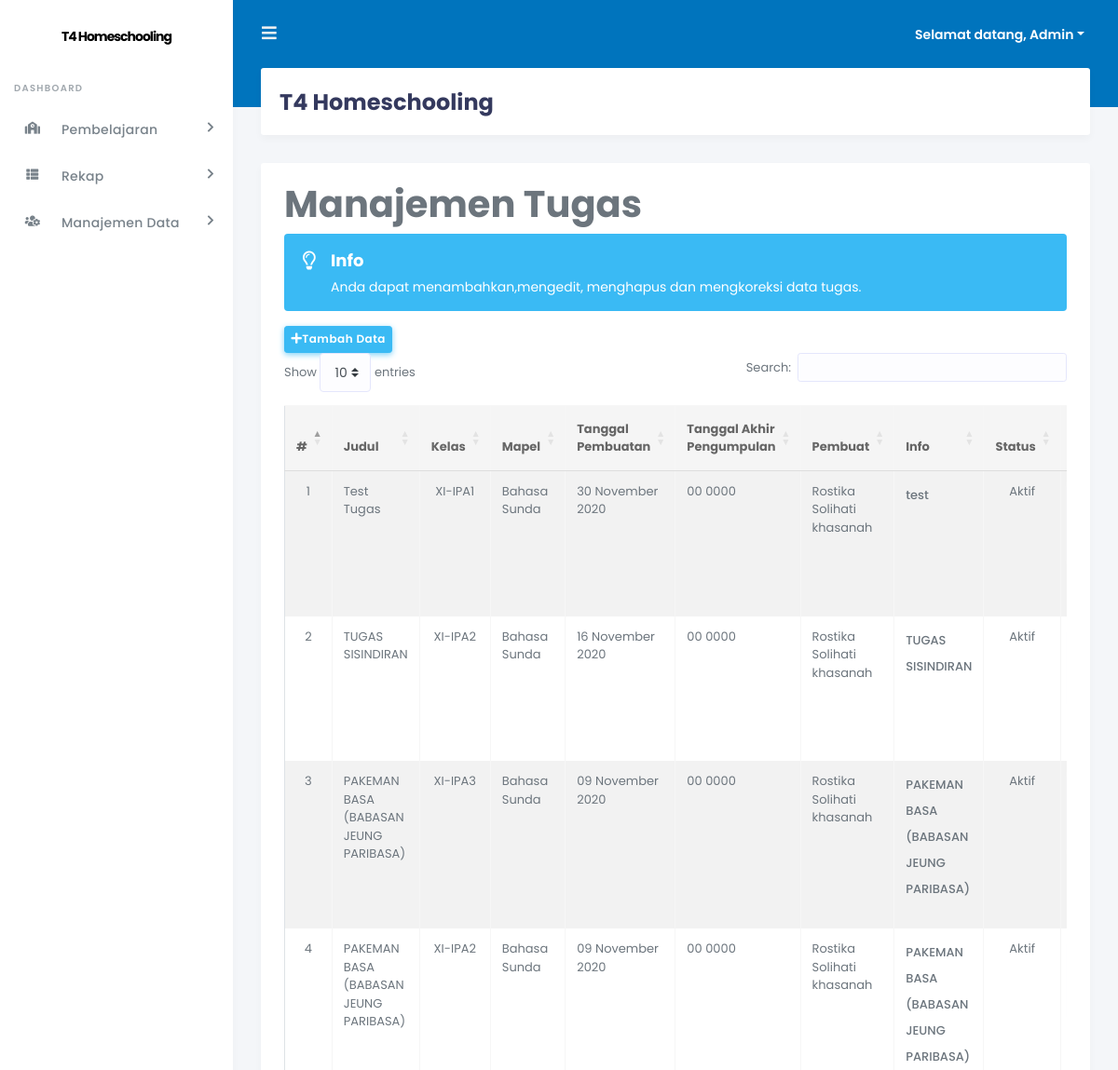
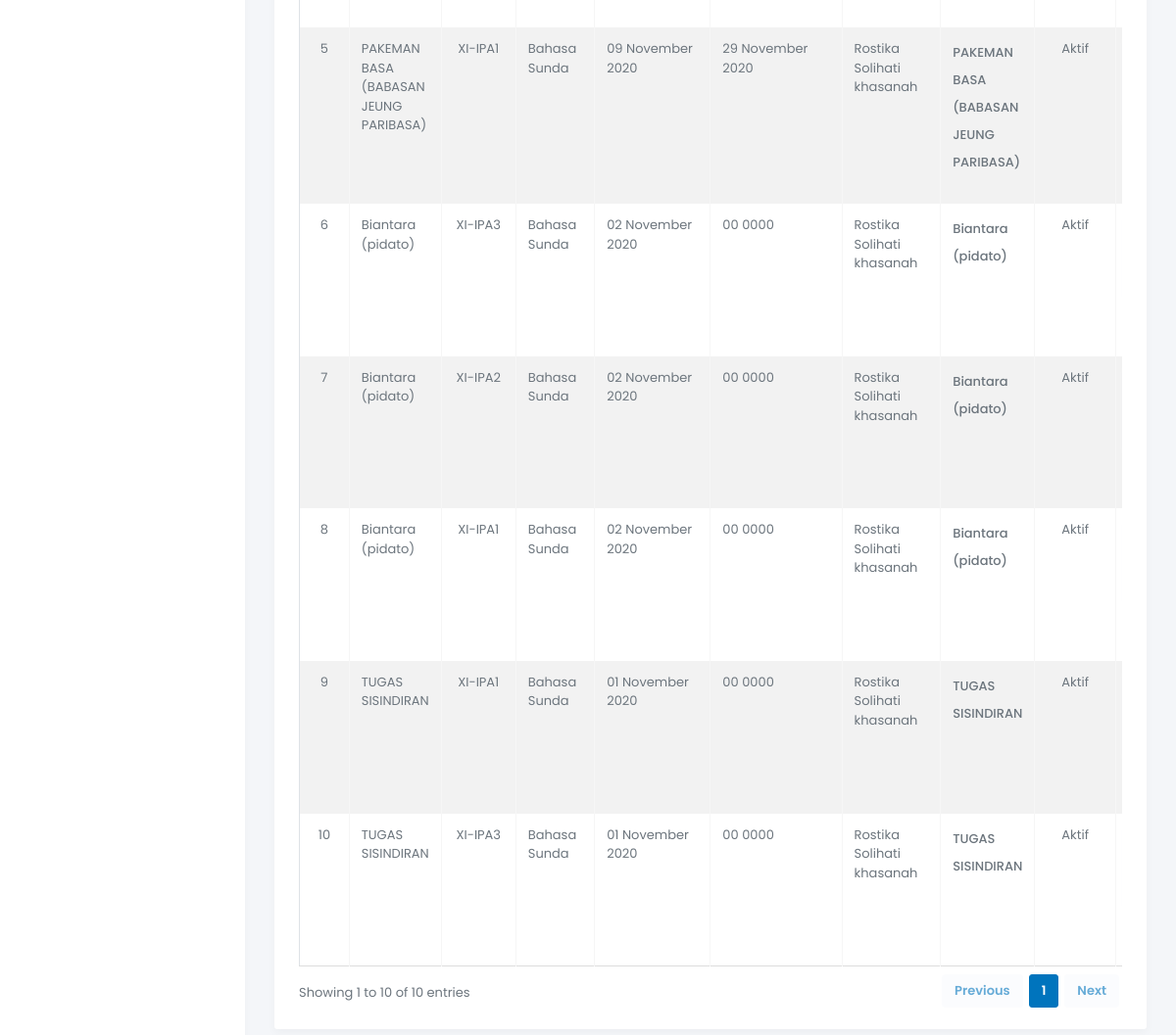
The app's page /admin/index.php?page=tugas (signed in) with its own data (2 pictures, top to bottom).
### tables this page shows
CREATE TABLE `tb_topik_tugas` (
  `id_tu` int(11) NOT NULL,
  `judul` varchar(100) NOT NULL,
  `id_kelas` int(5) NOT NULL,
  `id_mapel` int(5) NOT NULL,
  `tgl_buat` date NOT NULL,
  `pembuat` varchar(10) NOT NULL,
  `tgl_pengumpulan` date NOT NULL,
  `info` varchar(250) NOT NULL,
  `status` enum('aktif','tidak aktif') NOT NULL
);

CREATE TABLE `tb_kelas` (
  `id_kelas` int(11) NOT NULL,
  `nama_kelas` varchar(50) NOT NULL,
  `wali_kelas` int(5) NOT NULL,
  `ketua_kelas` int(5) NOT NULL
);

CREATE TABLE `tb_mapel` (
  `id` int(11) NOT NULL,
  `kode_mapel` varchar(10) NOT NULL,
  `mapel` varchar(100) NOT NULL
);

CREATE TABLE `tb_pengajar` (
  `id_pengajar` int(11) NOT NULL,
  `nip` varchar(20) NOT NULL,
  `nama_lengkap` varchar(50) NOT NULL,
  `tempat_lahir` varchar(20) NOT NULL,
  `tgl_lahir` date NOT NULL,
  `jenis_kelamin` enum('L','P') NOT NULL,
  `alamat` text NOT NULL,
  `foto` varchar(100) NOT NULL,
  `username` varchar(40) NOT NULL,
  `password` varchar(40) NOT NULL,
  `pass` varchar(40) NOT NULL,
  `status` enum('aktif','tidak aktif') NOT NULL
);

### +koneksi.php (called while the page is built, shortened)
<?php
function tgl_indo($tgl) {
	$tanggal = substr($tgl,8,2);
	$bulan = getBulan(substr($tgl,5,2));
	$tahun = substr($tgl,0,4);
	return $tanggal.' '.$bulan.' '.$tahun;
}
function getBulan($bln){
	switch ($bln){
		case 11:
			return "November";
			break;
	}
}
?>

### admin/inc/tugas.php (the view, shortened to what this page needs)
<div class="row">
    <div class="col-md-12">
        <h1 class="page-header">Manajemen Tugas</h1>
    </div>
</div>
<?php
$no = 1;
if (@$_SESSION['admin']) {
    $sql_topik = mysqli_query($db, "SELECT * FROM tb_topik_tugas JOIN tb_kelas ON tb_topik_tugas.id_kelas = tb_kelas.id_kelas JOIN tb_mapel ON tb_topik_tugas.id_mapel = tb_mapel.id ORDER BY tgl_buat DESC") or die($db->error);
}
if (@$_GET['action'] == '') { ?>
    <div class="row">
        <div class="col-md-12">
            <div class="panel panel-default">
              <div class="alert alert-info alert-has-icon">
        <div class="alert-icon"><i class="far fa-lightbulb"></i></div>
        <div class="alert-body">
          <div class="alert-title">Info</div>
          Anda dapat menambahkan,mengedit, menghapus dan mengkoreksi data tugas.
        </div>
        </div>
                <div class="panel-heading"><a href="?page=tugas&action=tambah" class="btn btn-info btn-sm"><i class="fas fa-plus"></i>Tambah Data</a></div>
                <div class="panel-body">
                    <div class="table-responsive">
                        <table class="table table-striped table-bordered table-hover" id="tugas">
                            <thead>
                                <tr>
                                    <th>#</th>
                                    <th>Judul</th>
                                    <th>Kelas</th>
                                    <th>Mapel</th>
                                    <th>Tanggal Pembuatan</th>
                                    <th>Tanggal Akhir Pengumpulan</th>
                                    <?php
                                    if (@$_SESSION['admin']) {
                                        echo "<th>Pembuat</th>";
                                    } ?>
                                    <th>Info</th>
                                    <th>Status</th>
                                    <th>Aksi</th>
                                </tr>
                            </thead>
                            <tbody>
                            <?php
                            if (mysqli_num_rows($sql_topik) > 0) {
                                while ($data_topik = mysqli_fetch_array($sql_topik)) { ?>
                                    <tr>
                                        <td align="center"><?php echo $no++; ?></td>
                                        <td><?php echo $data_topik['judul']; ?></td>
                                        <td align="center"><?php echo $data_topik['nama_kelas']; ?></td>
                                        <td><?php echo $data_topik['mapel']; ?></td>
                                        <td><?php echo tgl_indo($data_topik['tgl_buat']); ?></td>
                                        <td><?php echo tgl_indo($data_topik['tgl_pengumpulan']); ?></td>
                                        <?php
                                        if (@$_SESSION['admin']) {
                                            if ($data_topik['pembuat'] == 'admin') {
                                                echo "<td>Admin</td>";
                                            } else {
                                                $sql1 = mysqli_query($db, "SELECT * FROM tb_pengajar WHERE id_pengajar = '$data_topik[pembuat]'") or die($db->error);
                                                $data1 = mysqli_fetch_array($sql1);
                                                echo "<td>".$data1['nama_lengkap']."</td>";
                                            }
                                        } ?>
                                        <td><?php echo $data_topik['info']; ?></td>
                                        <td align="center"><?php echo ucfirst($data_topik['status']); ?></td>
                                        <td align="center">
                                        </td>
                                    </tr>
                                <?php
                                }
                            } else {
                                echo '<td colspan="9" align="center">Tidak ada data</td>';
                            } ?>
                            </tbody>
                        </table>
                    </div>
                </div>
            </div>
        </div>
    </div>
    <?php
                    } elseif (@$_GET['action'] == 'buatsoal') {
                        include "buat_soal_upload.php";
                    } elseif (@$_GET['action'] == 'daftarsoal') {
                        include "daftar_soal_tugas.php";
                    } elseif (@$_GET['action'] == 'pesertakoreksi') {
                        include "tugas_koreksi.php";
                    } elseif (@$_GET['action'] == 'koreksi') {
                        include "koreksi_tugas.php";
                    } ?>

### admin/index.php (shortened to what this page needs)
<?php
include "../+koneksi.php";
if (@$_SESSION['admin'] || @$_SESSION['pengajar']) {
    ?>
<!DOCTYPE html>
<html>
<head>
    <link rel="stylesheet" href="https://stackpath.bootstrapcdn.com/bootstrap/4.4.1/css/bootstrap.min.css">
    <link rel="stylesheet" href="https://use.fontawesome.com/releases/v5.7.2/css/all.css">
    <link href="http://cdnjs.cloudflare.com/ajax/libs/summernote/0.8.9/summernote.css" rel="stylesheet">
    <link rel="stylesheet" type="text/css" href="https://cdn.datatables.net/1.10.22/css/dataTables.bootstrap4.min.css"/>
    <link rel="stylesheet" type="text/css" href="https://cdn.datatables.net/buttons/1.6.5/css/buttons.bootstrap4.min.css"/>
    <link rel="stylesheet" type="text/css" href="https://cdn.datatables.net/fixedcolumns/3.3.1/css/fixedColumns.bootstrap4.min.css"/>
    <link rel="stylesheet" type="text/css" href="https://cdn.datatables.net/fixedheader/3.1.7/css/fixedHeader.bootstrap4.min.css"/>
    <link rel="stylesheet" type="text/css" href="https://cdn.datatables.net/keytable/2.5.3/css/keyTable.bootstrap4.min.css"/>
    <link rel="stylesheet" type="text/css" href="https://cdn.datatables.net/responsive/2.2.6/css/responsive.bootstrap4.min.css"/>
    <link rel="stylesheet" type="text/css" href="https://cdn.datatables.net/scroller/2.0.3/css/scroller.bootstrap4.min.css"/>
    <link rel="stylesheet" type="text/css" href="https://cdn.datatables.net/searchbuilder/1.0.0/css/searchBuilder.bootstrap4.min.css"/>
    <link rel="stylesheet" type="text/css" href="https://cdn.datatables.net/searchpanes/1.2.1/css/searchPanes.bootstrap4.min.css"/>
    <link rel="stylesheet" type="text/css" href="https://cdn.datatables.net/select/1.3.1/css/select.bootstrap4.min.css"/>
    <link rel="stylesheet" href="stisla/assets/css/style.css">
    <link rel="stylesheet" href="stisla/assets/css/components.css">
</head>
<body>
  <div id="app">
    <div class="main-wrapper">
      <div class="navbar-bg"></div>
      <nav class="navbar navbar-expand-lg main-navbar">
        <form class="form-inline mr-auto">
          <ul class="navbar-nav mr-3">
            <li><a href="#" data-toggle="sidebar" class="nav-link nav-link-lg"><i class="fas fa-bars"></i></a></li>
          </ul>
        </form>
        <ul class="navbar-nav navbar-right">
          <li class="dropdown"><a href="#" data-toggle="dropdown" class="nav-link dropdown-toggle nav-link-lg nav-link-user">
            <div class="d-sm-none d-lg-inline-block">Selamat datang,
              <?php
              if (@$_SESSION['admin']) {
                  $sesi_id = @$_SESSION['admin'];
                  $level = "admin";
              } elseif (@$_SESSION['pengajar']) {
                  $sesi_id = @$_SESSION['pengajar'];
                  $level = "pengajar";
              }
    if ($level == 'admin') {
        $sql_terlogin = mysqli_query($db, "SELECT * FROM tb_admin WHERE id_admin = '$sesi_id'") or die($db->error);
    } elseif ($level == 'pengajar') {
        $sql_terlogin = mysqli_query($db, "SELECT * FROM tb_pengajar WHERE id_pengajar = '$sesi_id'") or die($db->error);
    }
    $data_terlogin = mysqli_fetch_array($sql_terlogin);
    echo ucfirst($data_terlogin['username']); ?>
              </div></a>
          </li>
        </ul>
      </nav>
      <div class="main-sidebar">
        <aside id="sidebar-wrapper">
          <div class="sidebar-brand">
            <a href="./">T4 Homeschooling</a>
          </div>
          <ul class="sidebar-menu">
              <li class="menu-header">Dashboard</li>
              <?php
              if (@$_SESSION['admin']) {
                  ?>
                  <li class="nav-item dropdown">
                    <a href="#" class="nav-link has-dropdown"><i class="fas fa-school"></i><span>Pembelajaran</span></a>
              </li>
                      <li class="nav-item dropdown">
                        <a href="#" class="nav-link has-dropdown"><i class="fas fa-th-list"></i><span>Rekap</span></a>
                  </li>
                  <li class="nav-item dropdown">
                    <a href="#" class="nav-link has-dropdown"><i class="fas fa-users-cog"></i><span>Manajemen Data</span></a>
                  </li>
          <?php
              } ?>
          </ul>
        </aside>
      </div>
      <div class="main-content">
        <section class="section">
          <div class="section-header">
            <h1>T4 Homeschooling</h1>
          </div>
          <div class="section-body">
            <div class="card-wrap">
            <div class="row">
              <div class="col-12">
                <div class="card">
            <div class="card-body">
                <?php
                if (@$_GET['page'] == '') {
                    include "inc/dashboard.php";
                } elseif (@$_GET['page'] == 'pengajar') {
                    include "inc/pengajar.php";
                } elseif (@$_GET['page'] == 'siswaregistrasi') {
                    include "inc/siswaregistrasi.php";
                } elseif (@$_GET['page'] == 'siswa') {
                    include "inc/siswa.php";
                } elseif (@$_GET['page'] == 'kelas') {
                    include "inc/kelas.php";
                } elseif (@$_GET['page'] == 'mapel') {
                    include "inc/mapel.php";
                } elseif (@$_GET['page'] == 'quiz') {
                    include "inc/quiz.php";
                } elseif (@$_GET['page'] == 'tugas') {
                    include "inc/tugas.php";
                } elseif (@$_GET['page'] == 'materi') {
                    include "inc/materi.php";
                } elseif (@$_GET['page'] == 'pengumuman') {
                    include "inc/pengumuman.php";
                } elseif (@$_GET['page'] == 'jurnal') {
                    include "inc/jurnal.php";
                } elseif (@$_GET['page'] == 'rekappresensisiswa') {
                    include "inc/rekappresensisiswa.php";
                } elseif (@$_GET['page'] == 'rekapjurnalpengajar') {
                    include "inc/rekapjurnalpengajar.php";
                } elseif (@$_GET['page'] == 'rekapnilaisiswa') {
                    include "inc/rekapnilaisiswa.php";
                } elseif (@$_GET['page'] == 'rekapnilaitugas') {
                    include "inc/rekapnilaitugas.php";
                } elseif (@$_GET['page'] == 'importdatapengajar') {
                    include "inc/form_import_data_pengajar.php";
                } elseif (@$_GET['page'] == 'importtugas') {
                    include "inc/form_import_tugas.php";
                } elseif (@$_GET['page'] == 'meet') {
                    include "inc/meet.php";
                } elseif (@$_GET['page'] == 'room1') {
                    include "vcon/iframe/iframe-room1.php";
                } elseif (@$_GET['page'] == 'room2') {
                    include "vcon/iframe/iframe-room2.php";
                } elseif (@$_GET['page'] == 'room3') {
                    include "vcon/iframe/iframe-room3.php";
                } elseif (@$_GET['page'] == 'room4') {
                    include "vcon/iframe/iframe-room4.php";
                } elseif (@$_GET['page'] == 'room-rapat-guru') {
                    include "vcon/room-rapat-guru.php";
                } else {
                    echo "<div class='col-xs-12'><div class='alert alert-danger'>[404] Halaman tidak ditemukan! Silahkan pilih menu yang ada!</div></div>";
                } ?>
              </div>
              </div>
            </div>
          </div>
              </div>
            </section>
          </div>
            </div>
        </div>
</body>
</html>
<?php
} else {
                    include "login.php";
                }
?>

### records on screen
tb_topik_tugas: judul "Test Tugas", id_kelas.nama_kelas "XI-IPA1", id_mapel.mapel "Bahasa Sunda", tgl_buat "30 November 2020", tgl_pengumpulan "00 0000", tb_pengajar.nama_lengkap "Rostika Solihati khasanah", info "test", status "Aktif"
tb_topik_tugas: judul "TUGAS SISINDIRAN", id_kelas.nama_kelas "XI-IPA2", id_mapel.mapel "Bahasa Sunda", tgl_buat "16 November 2020", tgl_pengumpulan "00 0000", tb_pengajar.nama_lengkap "Rostika Solihati khasanah", info "TUGAS SISINDIRAN", status "Aktif"
tb_topik_tugas: judul "PAKEMAN BASA (BABASAN JEUNG PARIBASA)", id_kelas.nama_kelas "XI-IPA3", id_mapel.mapel "Bahasa Sunda", tgl_buat "09 November 2020", tgl_pengumpulan "00 0000", tb_pengajar.nama_lengkap "Rostika Solihati khasanah", info "PAKEMAN BASA (BABASAN JEUNG PARIBASA)", status "Aktif"
tb_topik_tugas: judul "PAKEMAN BASA (BABASAN JEUNG PARIBASA)", id_kelas.nama_kelas "XI-IPA2", id_mapel.mapel "Bahasa Sunda", tgl_buat "09 November 2020", tgl_pengumpulan "00 0000", tb_pengajar.nama_lengkap "Rostika Solihati khasanah", info "PAKEMAN BASA (BABASAN JEUNG PARIBASA)", status "Aktif"
tb_topik_tugas: judul "PAKEMAN BASA (BABASAN JEUNG PARIBASA)", id_kelas.nama_kelas "XI-IPA1", id_mapel.mapel "Bahasa Sunda", tgl_buat "09 November 2020", tgl_pengumpulan "29 November 2020", tb_pengajar.nama_lengkap "Rostika Solihati khasanah", info "PAKEMAN BASA (BABASAN JEUNG PARIBASA)", status "Aktif"
tb_topik_tugas: judul "Biantara (pidato)", id_kelas.nama_kelas "XI-IPA3", id_mapel.mapel "Bahasa Sunda", tgl_buat "02 November 2020", tgl_pengumpulan "00 0000", tb_pengajar.nama_lengkap "Rostika Solihati khasanah", info "Biantara (pidato)", status "Aktif"
tb_topik_tugas: judul "Biantara (pidato)", id_kelas.nama_kelas "XI-IPA2", id_mapel.mapel "Bahasa Sunda", tgl_buat "02 November 2020", tgl_pengumpulan "00 0000", tb_pengajar.nama_lengkap "Rostika Solihati khasanah", info "Biantara (pidato)", status "Aktif"
tb_topik_tugas: judul "Biantara (pidato)", id_kelas.nama_kelas "XI-IPA1", id_mapel.mapel "Bahasa Sunda", tgl_buat "02 November 2020", tgl_pengumpulan "00 0000", tb_pengajar.nama_lengkap "Rostika Solihati khasanah", info "Biantara (pidato)", status "Aktif"
tb_topik_tugas: judul "TUGAS SISINDIRAN", id_kelas.nama_kelas "XI-IPA1", id_mapel.mapel "Bahasa Sunda", tgl_buat "01 November 2020", tgl_pengumpulan "00 0000", tb_pengajar.nama_lengkap "Rostika Solihati khasanah", info "TUGAS SISINDIRAN", status "Aktif"
tb_topik_tugas: judul "TUGAS SISINDIRAN", id_kelas.nama_kelas "XI-IPA3", id_mapel.mapel "Bahasa Sunda", tgl_buat "01 November 2020", tgl_pengumpulan "00 0000", tb_pengajar.nama_lengkap "Rostika Solihati khasanah", info "TUGAS SISINDIRAN", status "Aktif"

### other values on screen
$data_terlogin['username'] "Admin"
